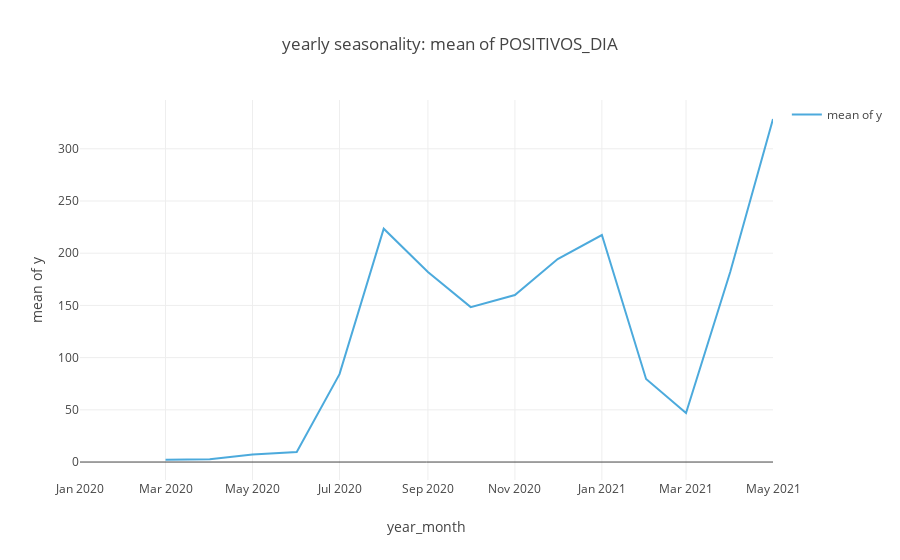

Notebook source saved alongside this figure:
### Code cell
fig = ts.plot_grouping_evaluation(
    aggregation_func=np.mean,
    aggregation_func_name="mean",
    groupby_time_feature="year_month",  # year, year_woy, year_woy_dow, year_month
    groupby_sliding_window_size=None,
    groupby_custom_column=None,
    title=f"yearly seasonality: mean of {value_col}")
plotly.io.show(fig)
fig.show(renderer="colab")

### Figure 1 — Plotly figure (JSON) as saved in the notebook; plotly's stock layout.template omitted (floating-point values rounded to 4 significant figures)
{"data": [{"opacity": 0.8, "uid": "565d3ba6-c144-45bc-86b9-1e2e9edd0ad4", "mode": "lines", "y": [1, null, 2.143, 2.704, 7.167, 9.7, 84.16, 223.5, 182, 148.4, 160, 194.5, 217.4, 79.54, 46.9, 181.9, 328.5], "x": ["2020-01", "2020-02", "2020-03", "2020-04", "2020-05", "2020-06", "2020-07", "2020-08", "2020-09", "2020-10", "2020-11", "2020-12", "2021-01", "2021-02", "2021-03", "2021-04", "2021-05"], "line": {"color": "rgb(32, 149, 212)"}, "type": "scatter", "name": "mean of y"}], "layout": {"showlegend": true, "yaxis": {"title": {"text": "mean of y"}}, "legend": {"traceorder": "reversed"}, "xaxis": {"title": {"text": "year_month"}}, "title": {"text": "yearly seasonality: mean of POSITIVOS_DIA"}}}
